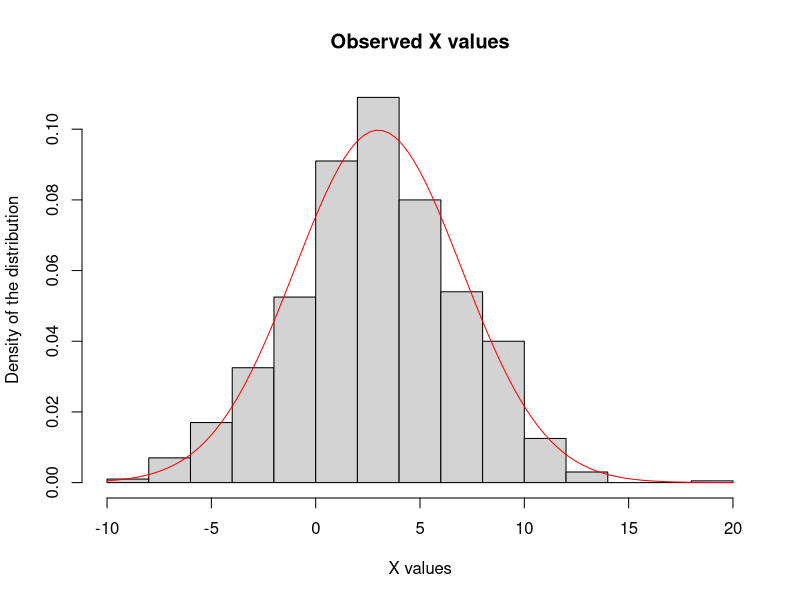
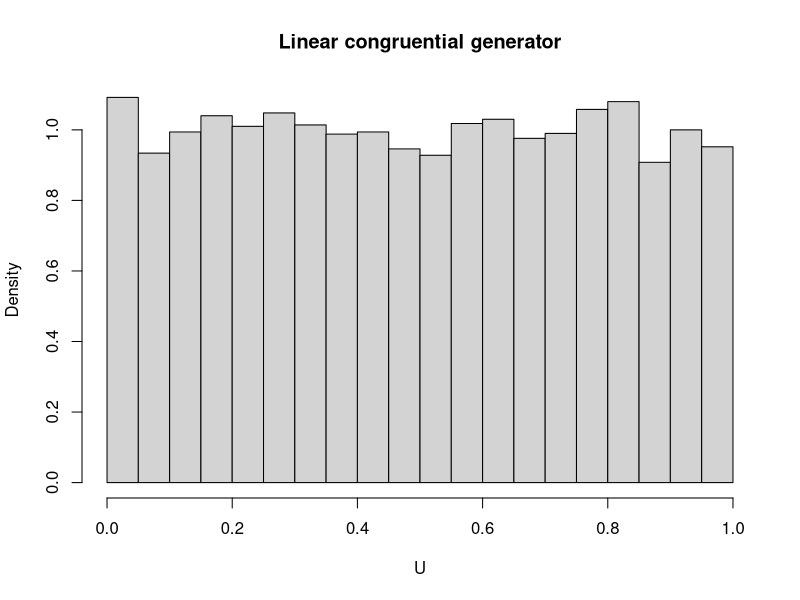
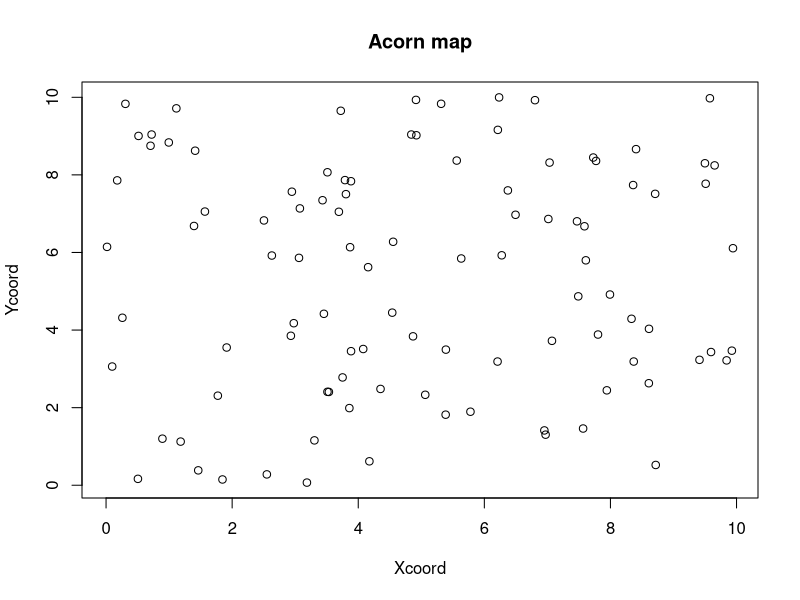
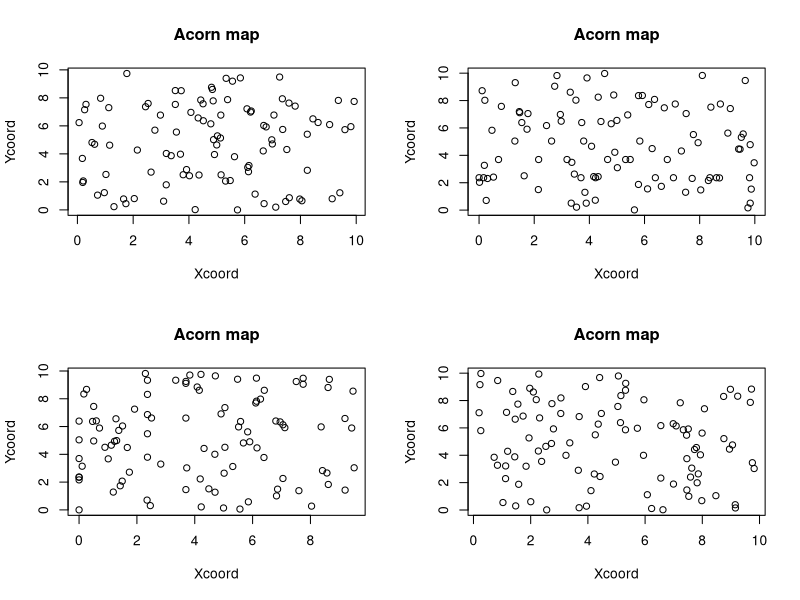

Generate these figures, in order, with R:
## ---- chunk 1
knitr::opts_chunk$set(echo = TRUE)
## ---- chunk 2
x = rnorm(1000, 3, 4)
hist(x, prob = TRUE, main = "Observed X values", xlab = "X values", ylab = "Density of the distribution")
curve(1/(4 * sqrt(2 * pi)) * exp(-(x - 3)^2 / 32), add = TRUE, col = "red")

## ---- chunk 3
n = 1000
p = 1/6
p1 = pbinom(180, n, p) - pbinom(149, n, p)
nCont = pnorm(180, n*p, n*p*(1 - p)) - pnorm(149, n*p, n*p*(1 - p))
Cont = pnorm(180 + 0.5, n*p, n*p*(1 - p)) - pnorm(150 - 0.5, n*p, n*p*(1 - p))
## ---- chunk 4
#a)
m = 2^32
a = 1664525
c = 1013904223
X = numeric(10000)
X[1] = 1
for(i in 2:10000){
  X[i] = ((a * X[i - 1] + c) %% m)
}
U = c(X / m)
hist(U, prob = TRUE, main = "Linear congruential generator")

#b)
Xcoord = numeric(100)
Ycoord = numeric(100)
for(i in 1:100){
  Xcoord[i] = U[3 * i] * 10
  Ycoord[i] = U[5 * i] * 10
}
plot(Xcoord, Ycoord, main = "Acorn map")

#d)
par(mfrow=c(2,2)) 
Xcoord = numeric(100)
Ycoord = numeric(100)
# Plot 1
for(i in 1:100){
  Xcoord[i] = U[4 * i + 1] * 10
  Ycoord[i] = U[10001 - i^2] * 10
}
plot(Xcoord, Ycoord, main = "Acorn map")

# Plot 2
for(i in 1:100){
  Xcoord[i] = U[floor(10 * log10(i)) + i] * 10
  Ycoord[i] = U[ceiling(2^(i / 9))] * 10
}
plot(Xcoord, Ycoord, main = "Acorn map")

#Plot 3
for(i in 1:100){
  Xcoord[i] = U[floor(exp(i / 11))] * 10
  Ycoord[i] = U[1/2*i*(i-1) + 1] * 10
}
plot(Xcoord, Ycoord, main = "Acorn map")

#Plot 4
#Plot 3
for(i in 1:100){
  Xcoord[i] = U[1 + i + i^2] * 10
  Ycoord[i] = U[10 * i] * 10
}
plot(Xcoord, Ycoord, main = "Acorn map")
